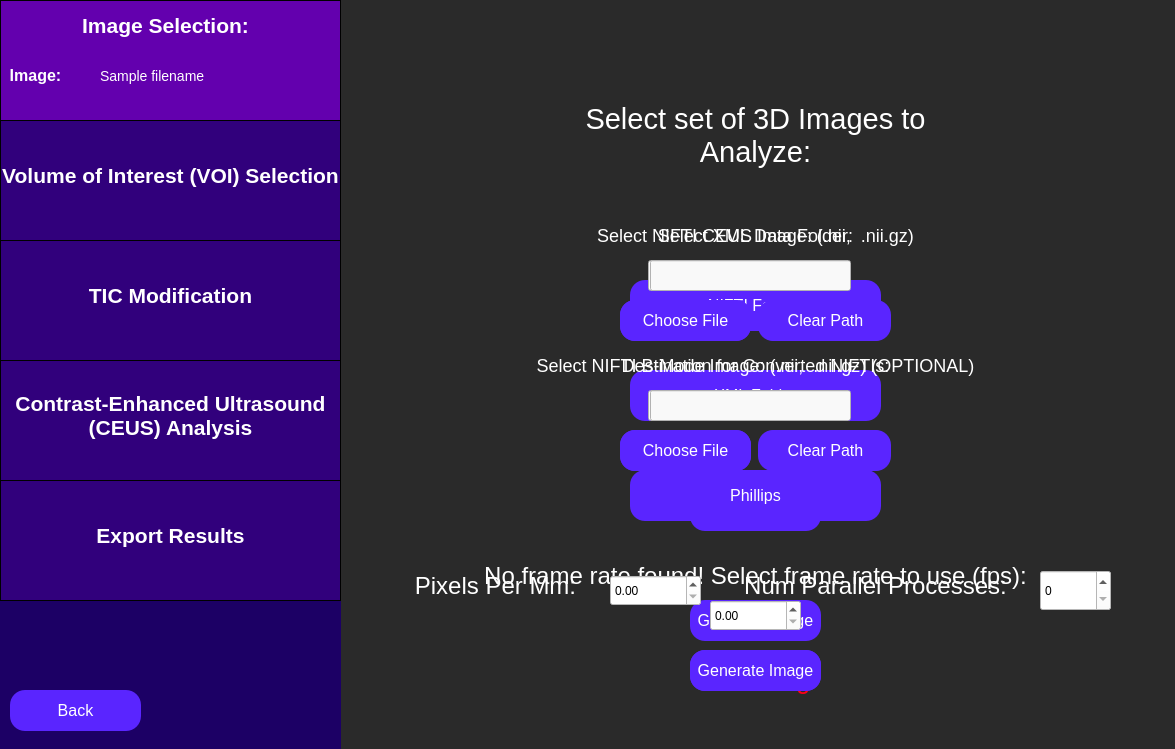
<?xml version="1.0" encoding="UTF-8"?>
<ui version="4.0">
 <class>selectImage</class>
 <widget class="QWidget" name="selectImage">
  <property name="geometry">
   <rect>
    <x>0</x>
    <y>0</y>
    <width>1175</width>
    <height>749</height>
   </rect>
  </property>
  <property name="windowTitle">
   <string>Select Ultrasound Image</string>
  </property>
  <property name="styleSheet">
   <string notr="true">QWidget {
	background: rgb(42, 42, 42);
}</string>
  </property>
  <widget class="QLabel" name="selectDataLabel">
   <property name="geometry">
    <rect>
     <x>540</x>
     <y>70</y>
     <width>431</width>
     <height>131</height>
    </rect>
   </property>
   <property name="styleSheet">
    <string notr="true">QLabel {
	font-size: 29px;
	color: rgb(255, 255, 255);
	background-color: rgba(255, 255, 255, 0);
}</string>
   </property>
   <property name="text">
    <string>Select set of 3D Images to Analyze:</string>
   </property>
   <property name="textFormat">
    <enum>Qt::AutoText</enum>
   </property>
   <property name="scaledContents">
    <bool>false</bool>
   </property>
   <property name="alignment">
    <set>Qt::AlignCenter</set>
   </property>
   <property name="wordWrap">
    <bool>true</bool>
   </property>
  </widget>
  <widget class="QPushButton" name="chooseNiftiImageFileButton">
   <property name="geometry">
    <rect>
     <x>620</x>
     <y>300</y>
     <width>131</width>
     <height>41</height>
    </rect>
   </property>
   <property name="styleSheet">
    <string notr="true">QPushButton {
	color: white;
	font-size: 16px;
	background: rgb(90, 37, 255);
	border-radius: 15px;
}</string>
   </property>
   <property name="text">
    <string>Choose File</string>
   </property>
  </widget>
  <widget class="QLineEdit" name="niftiImagePathInput">
   <property name="geometry">
    <rect>
     <x>650</x>
     <y>260</y>
     <width>201</width>
     <height>31</height>
    </rect>
   </property>
   <property name="styleSheet">
    <string notr="true">QLineEdit {
	background-color: rgb(249, 249, 249);
	color: black;
}</string>
   </property>
  </widget>
  <widget class="QPushButton" name="clearNiftiImageFileButton">
   <property name="geometry">
    <rect>
     <x>760</x>
     <y>300</y>
     <width>131</width>
     <height>41</height>
    </rect>
   </property>
   <property name="styleSheet">
    <string notr="true">QPushButton {
	color: white;
	font-size: 16px;
	background: rgb(90, 37, 255);
	border-radius: 15px;
}</string>
   </property>
   <property name="text">
    <string>Clear Path</string>
   </property>
  </widget>
  <widget class="QPushButton" name="generateImageButton">
   <property name="geometry">
    <rect>
     <x>690</x>
     <y>600</y>
     <width>131</width>
     <height>41</height>
    </rect>
   </property>
   <property name="styleSheet">
    <string notr="true">QPushButton {
	color: white;
	font-size: 16px;
	background: rgb(90, 37, 255);
	border-radius: 15px;
}</string>
   </property>
   <property name="text">
    <string>Generate Image</string>
   </property>
  </widget>
  <widget class="QLabel" name="selectImageErrorMsg">
   <property name="geometry">
    <rect>
     <x>700</x>
     <y>660</y>
     <width>111</width>
     <height>41</height>
    </rect>
   </property>
   <property name="styleSheet">
    <string notr="true">QLabel {
	color: rgb(255, 0, 23);
	font-size: 25px;
	background-color: rgba(255, 255, 255, 0);
}</string>
   </property>
   <property name="text">
    <string>Error Msg</string>
   </property>
   <property name="alignment">
    <set>Qt::AlignCenter</set>
   </property>
  </widget>
  <widget class="QPushButton" name="selectNiftiImageOptionButton">
   <property name="geometry">
    <rect>
     <x>630</x>
     <y>280</y>
     <width>251</width>
     <height>51</height>
    </rect>
   </property>
   <property name="toolTip">
    <string>&lt;html&gt;&lt;head/&gt;&lt;body&gt;&lt;p&gt;&lt;br/&gt;&lt;/p&gt;&lt;/body&gt;&lt;/html&gt;</string>
   </property>
   <property name="styleSheet">
    <string notr="true">QPushButton {
	color: white;
	font-size: 16px;
	background: rgb(90, 37, 255);
	border-radius: 15px;
}</string>
   </property>
   <property name="text">
    <string>NIFTI Format</string>
   </property>
  </widget>
  <widget class="QPushButton" name="selectXmlFolderImageOptionButton">
   <property name="geometry">
    <rect>
     <x>630</x>
     <y>370</y>
     <width>251</width>
     <height>51</height>
    </rect>
   </property>
   <property name="toolTip">
    <string>&lt;html&gt;&lt;head/&gt;&lt;body&gt;&lt;p&gt;&lt;br/&gt;&lt;/p&gt;&lt;/body&gt;&lt;/html&gt;</string>
   </property>
   <property name="styleSheet">
    <string notr="true">QPushButton {
	color: white;
	font-size: 16px;
	background: rgb(90, 37, 255);
	border-radius: 15px;
}</string>
   </property>
   <property name="text">
    <string>XML Folder</string>
   </property>
  </widget>
  <widget class="QLineEdit" name="xmlImagePathInput">
   <property name="geometry">
    <rect>
     <x>648</x>
     <y>260</y>
     <width>201</width>
     <height>31</height>
    </rect>
   </property>
   <property name="styleSheet">
    <string notr="true">QLineEdit {
	background-color: rgb(249, 249, 249);
	color: black;
}</string>
   </property>
  </widget>
  <widget class="QPushButton" name="clearXmlImageFolderButton">
   <property name="geometry">
    <rect>
     <x>758</x>
     <y>300</y>
     <width>131</width>
     <height>41</height>
    </rect>
   </property>
   <property name="styleSheet">
    <string notr="true">QPushButton {
	color: white;
	font-size: 16px;
	background: rgb(90, 37, 255);
	border-radius: 15px;
}</string>
   </property>
   <property name="text">
    <string>Clear Path</string>
   </property>
  </widget>
  <widget class="QPushButton" name="chooseXmlImageFolderButton">
   <property name="geometry">
    <rect>
     <x>620</x>
     <y>300</y>
     <width>131</width>
     <height>41</height>
    </rect>
   </property>
   <property name="styleSheet">
    <string notr="true">QPushButton {
	color: white;
	font-size: 16px;
	background: rgb(90, 37, 255);
	border-radius: 15px;
}</string>
   </property>
   <property name="text">
    <string>Choose Folder</string>
   </property>
  </widget>
  <widget class="QLineEdit" name="niftiImageDestinationPath">
   <property name="geometry">
    <rect>
     <x>648</x>
     <y>390</y>
     <width>201</width>
     <height>31</height>
    </rect>
   </property>
   <property name="styleSheet">
    <string notr="true">QLineEdit {
	background-color: rgb(249, 249, 249);
	color: black;
}</string>
   </property>
  </widget>
  <widget class="QPushButton" name="clearNiftiImageDestinationButton">
   <property name="geometry">
    <rect>
     <x>758</x>
     <y>430</y>
     <width>131</width>
     <height>41</height>
    </rect>
   </property>
   <property name="styleSheet">
    <string notr="true">QPushButton {
	color: white;
	font-size: 16px;
	background: rgb(90, 37, 255);
	border-radius: 15px;
}</string>
   </property>
   <property name="text">
    <string>Clear Path</string>
   </property>
  </widget>
  <widget class="QPushButton" name="niftiImageDestinationButton">
   <property name="geometry">
    <rect>
     <x>620</x>
     <y>430</y>
     <width>131</width>
     <height>41</height>
    </rect>
   </property>
   <property name="styleSheet">
    <string notr="true">QPushButton {
	color: white;
	font-size: 16px;
	background: rgb(90, 37, 255);
	border-radius: 15px;
}</string>
   </property>
   <property name="text">
    <string>Choose Folder</string>
   </property>
  </widget>
  <widget class="QLabel" name="selectNiftiImageLabel">
   <property name="geometry">
    <rect>
     <x>590</x>
     <y>210</y>
     <width>331</width>
     <height>51</height>
    </rect>
   </property>
   <property name="styleSheet">
    <string notr="true">QLabel {
	font-size: 18px;
	color: rgb(255, 255, 255);
	background-color: rgba(255, 255, 255, 0);
}</string>
   </property>
   <property name="text">
    <string>Select NIFTI CEUS Image: (.nii,  .nii.gz)</string>
   </property>
   <property name="alignment">
    <set>Qt::AlignCenter</set>
   </property>
   <property name="textInteractionFlags">
    <set>Qt::NoTextInteraction</set>
   </property>
  </widget>
  <widget class="QPushButton" name="imageBackButton">
   <property name="geometry">
    <rect>
     <x>690</x>
     <y>490</y>
     <width>131</width>
     <height>41</height>
    </rect>
   </property>
   <property name="styleSheet">
    <string notr="true">QPushButton {
	color: white;
	font-size: 16px;
	background: rgb(90, 37, 255);
	border-radius: 15px;
}</string>
   </property>
   <property name="text">
    <string>Back</string>
   </property>
  </widget>
  <widget class="QLabel" name="selectXmlFolderImageLabel">
   <property name="geometry">
    <rect>
     <x>620</x>
     <y>210</y>
     <width>271</width>
     <height>51</height>
    </rect>
   </property>
   <property name="styleSheet">
    <string notr="true">QLabel {
	font-size: 18px;
	color: rgb(255, 255, 255);
	background-color: rgba(255, 255, 255, 0);
}</string>
   </property>
   <property name="text">
    <string>Select XML Data Folder:</string>
   </property>
   <property name="alignment">
    <set>Qt::AlignCenter</set>
   </property>
   <property name="textInteractionFlags">
    <set>Qt::NoTextInteraction</set>
   </property>
  </widget>
  <widget class="QLabel" name="niftiDestinationImageLabel">
   <property name="geometry">
    <rect>
     <x>620</x>
     <y>340</y>
     <width>271</width>
     <height>51</height>
    </rect>
   </property>
   <property name="styleSheet">
    <string notr="true">QLabel {
	font-size: 18px;
	color: rgb(255, 255, 255);
	background-color: rgba(255, 255, 255, 0);
}</string>
   </property>
   <property name="text">
    <string>Destination for Converted NIFTIs:</string>
   </property>
   <property name="alignment">
    <set>Qt::AlignCenter</set>
   </property>
   <property name="textInteractionFlags">
    <set>Qt::NoTextInteraction</set>
   </property>
  </widget>
  <widget class="QWidget" name="sidebar" native="true">
   <property name="geometry">
    <rect>
     <x>0</x>
     <y>0</y>
     <width>341</width>
     <height>751</height>
    </rect>
   </property>
   <property name="toolTip">
    <string>&lt;html&gt;&lt;head/&gt;&lt;body&gt;&lt;p&gt;&lt;br/&gt;&lt;/p&gt;&lt;/body&gt;&lt;/html&gt;</string>
   </property>
   <property name="styleSheet">
    <string notr="true">QWidget {
	background-color: rgb(28, 0, 101);
}</string>
   </property>
   <widget class="QFrame" name="imageSelectionSidebar">
    <property name="geometry">
     <rect>
      <x>0</x>
      <y>0</y>
      <width>341</width>
      <height>121</height>
     </rect>
    </property>
    <property name="styleSheet">
     <string notr="true">QFrame {
	background-color: rgb(99, 0, 174);
	border: 1px solid black;
}</string>
    </property>
    <property name="frameShape">
     <enum>QFrame::StyledPanel</enum>
    </property>
    <property name="frameShadow">
     <enum>QFrame::Raised</enum>
    </property>
    <widget class="QLabel" name="imageSelectionLabelSidebar">
     <property name="geometry">
      <rect>
       <x>70</x>
       <y>0</y>
       <width>191</width>
       <height>51</height>
      </rect>
     </property>
     <property name="styleSheet">
      <string notr="true">QLabel {
	font-size: 21px;
	color: rgb(255, 255, 255);
	background-color: rgba(255, 255, 255, 0);
	border: 0px;
	font-weight: bold;
}</string>
     </property>
     <property name="text">
      <string>Image Selection:</string>
     </property>
     <property name="alignment">
      <set>Qt::AlignCenter</set>
     </property>
    </widget>
    <widget class="QLabel" name="imageLabel">
     <property name="geometry">
      <rect>
       <x>-60</x>
       <y>50</y>
       <width>191</width>
       <height>51</height>
      </rect>
     </property>
     <property name="styleSheet">
      <string notr="true">QLabel {
	font-size: 16px;
	color: rgb(255, 255, 255);
	background-color: rgba(255, 255, 255, 0);
	border: 0px;
	font-weight: bold;
}</string>
     </property>
     <property name="text">
      <string>Image:</string>
     </property>
     <property name="alignment">
      <set>Qt::AlignCenter</set>
     </property>
    </widget>
    <widget class="QLabel" name="imageFilenameDisplay">
     <property name="geometry">
      <rect>
       <x>100</x>
       <y>50</y>
       <width>241</width>
       <height>51</height>
      </rect>
     </property>
     <property name="styleSheet">
      <string notr="true">QLabel {
	font-size: 14px;
	color: rgb(255, 255, 255);
	background-color: rgba(255, 255, 255, 0);
	border: 0px;
}</string>
     </property>
     <property name="text">
      <string>Sample filename </string>
     </property>
     <property name="alignment">
      <set>Qt::AlignLeading|Qt::AlignLeft|Qt::AlignVCenter</set>
     </property>
    </widget>
   </widget>
   <widget class="QFrame" name="roiSidebar">
    <property name="geometry">
     <rect>
      <x>0</x>
      <y>120</y>
      <width>341</width>
      <height>121</height>
     </rect>
    </property>
    <property name="styleSheet">
     <string notr="true">QFrame {
	background-color: rgb(49, 0, 124);
	border: 1px solid black;
}</string>
    </property>
    <property name="frameShape">
     <enum>QFrame::StyledPanel</enum>
    </property>
    <property name="frameShadow">
     <enum>QFrame::Raised</enum>
    </property>
    <widget class="QLabel" name="roiSidebarLabel">
     <property name="geometry">
      <rect>
       <x>0</x>
       <y>30</y>
       <width>341</width>
       <height>51</height>
      </rect>
     </property>
     <property name="styleSheet">
      <string notr="true">QLabel {
	font-size: 21px;
	color: rgb(255, 255, 255);
	background-color: rgba(255, 255, 255, 0);
	border: 0px;
	font-weight: bold;
}</string>
     </property>
     <property name="text">
      <string>Volume of Interest (VOI) Selection</string>
     </property>
     <property name="alignment">
      <set>Qt::AlignCenter</set>
     </property>
    </widget>
   </widget>
   <widget class="QFrame" name="rfAnalysisSidebar">
    <property name="geometry">
     <rect>
      <x>0</x>
      <y>480</y>
      <width>341</width>
      <height>121</height>
     </rect>
    </property>
    <property name="styleSheet">
     <string notr="true">QFrame {
	background-color:  rgb(49, 0, 124);
	border: 1px solid black;
}</string>
    </property>
    <property name="frameShape">
     <enum>QFrame::StyledPanel</enum>
    </property>
    <property name="frameShadow">
     <enum>QFrame::Raised</enum>
    </property>
    <widget class="QLabel" name="rfAnalysisLabel">
     <property name="geometry">
      <rect>
       <x>0</x>
       <y>30</y>
       <width>341</width>
       <height>51</height>
      </rect>
     </property>
     <property name="styleSheet">
      <string notr="true">QLabel {
	font-size: 21px;
	color: rgb(255, 255, 255);
	background-color: rgba(255, 255, 255, 0);
	border: 0px;
	font-weight: bold;
}</string>
     </property>
     <property name="text">
      <string>Export Results</string>
     </property>
     <property name="alignment">
      <set>Qt::AlignCenter</set>
     </property>
    </widget>
   </widget>
   <widget class="QFrame" name="ticAnalysisSidebar">
    <property name="geometry">
     <rect>
      <x>0</x>
      <y>360</y>
      <width>341</width>
      <height>121</height>
     </rect>
    </property>
    <property name="styleSheet">
     <string notr="true">QFrame {
	background-color:  rgb(49, 0, 124);
	border: 1px solid black;
}</string>
    </property>
    <property name="frameShape">
     <enum>QFrame::StyledPanel</enum>
    </property>
    <property name="frameShadow">
     <enum>QFrame::Raised</enum>
    </property>
    <widget class="QLabel" name="ticAnalysisLabel">
     <property name="geometry">
      <rect>
       <x>0</x>
       <y>30</y>
       <width>341</width>
       <height>51</height>
      </rect>
     </property>
     <property name="styleSheet">
      <string notr="true">QLabel {
	font-size: 21px;
	color: rgb(255, 255, 255);
	background-color: rgba(255, 255, 255, 0);
	border: 0px;
	font-weight: bold;
}</string>
     </property>
     <property name="text">
      <string>Contrast-Enhanced Ultrasound
(CEUS) Analysis</string>
     </property>
     <property name="alignment">
      <set>Qt::AlignCenter</set>
     </property>
    </widget>
   </widget>
  </widget>
  <widget class="QFrame" name="analysisParamsSidebar">
   <property name="geometry">
    <rect>
     <x>0</x>
     <y>240</y>
     <width>341</width>
     <height>121</height>
    </rect>
   </property>
   <property name="styleSheet">
    <string notr="true">QFrame {
	background-color: rgb(49, 0, 124);
	border: 1px solid black;
}</string>
   </property>
   <property name="frameShape">
    <enum>QFrame::StyledPanel</enum>
   </property>
   <property name="frameShadow">
    <enum>QFrame::Raised</enum>
   </property>
   <widget class="QLabel" name="analysisParamsLabel">
    <property name="geometry">
     <rect>
      <x>0</x>
      <y>30</y>
      <width>341</width>
      <height>51</height>
     </rect>
    </property>
    <property name="styleSheet">
     <string notr="true">QLabel {
	font-size: 21px;
	color: rgb(255, 255, 255);
	background-color: rgba(255, 255, 255, 0);
	border: 0px;
	font-weight:bold;
}</string>
    </property>
    <property name="text">
     <string>TIC Modification</string>
    </property>
    <property name="alignment">
     <set>Qt::AlignCenter</set>
    </property>
   </widget>
  </widget>
  <widget class="QPushButton" name="backButton">
   <property name="geometry">
    <rect>
     <x>10</x>
     <y>690</y>
     <width>131</width>
     <height>41</height>
    </rect>
   </property>
   <property name="styleSheet">
    <string notr="true">QPushButton {
	color: white;
	font-size: 16px;
	background: rgb(90, 37, 255);
	border-radius: 15px;
}</string>
   </property>
   <property name="text">
    <string>Back</string>
   </property>
  </widget>
  <widget class="QLabel" name="frameRateLabel">
   <property name="geometry">
    <rect>
     <x>450</x>
     <y>550</y>
     <width>611</width>
     <height>51</height>
    </rect>
   </property>
   <property name="font">
    <font>
     <pointsize>-1</pointsize>
    </font>
   </property>
   <property name="styleSheet">
    <string notr="true">QLabel {
	font-size: 24px;
	color: rgb(255, 255, 255);
	background-color: rgba(255, 255, 255, 0);
}</string>
   </property>
   <property name="text">
    <string>No frame rate found! Select frame rate to use (fps):</string>
   </property>
   <property name="alignment">
    <set>Qt::AlignCenter</set>
   </property>
   <property name="textInteractionFlags">
    <set>Qt::NoTextInteraction</set>
   </property>
  </widget>
  <widget class="QPushButton" name="confirmFrameRateButton">
   <property name="geometry">
    <rect>
     <x>690</x>
     <y>650</y>
     <width>131</width>
     <height>41</height>
    </rect>
   </property>
   <property name="styleSheet">
    <string notr="true">QPushButton {
	color: white;
	font-size: 16px;
	background: rgb(90, 37, 255);
	border-radius: 15px;
}</string>
   </property>
   <property name="text">
    <string>Confirm</string>
   </property>
  </widget>
  <widget class="QDoubleSpinBox" name="frameRateValue">
   <property name="geometry">
    <rect>
     <x>710</x>
     <y>600</y>
     <width>91</width>
     <height>31</height>
    </rect>
   </property>
   <property name="styleSheet">
    <string notr="true">QDoubleSpinBox {
	background: white;
	color: black;
}</string>
   </property>
  </widget>
  <widget class="QPushButton" name="philipsOptionButton">
   <property name="geometry">
    <rect>
     <x>630</x>
     <y>470</y>
     <width>251</width>
     <height>51</height>
    </rect>
   </property>
   <property name="toolTip">
    <string>&lt;html&gt;&lt;head/&gt;&lt;body&gt;&lt;p&gt;&lt;br/&gt;&lt;/p&gt;&lt;/body&gt;&lt;/html&gt;</string>
   </property>
   <property name="styleSheet">
    <string notr="true">QPushButton {
	color: white;
	font-size: 16px;
	background: rgb(90, 37, 255);
	border-radius: 15px;
}</string>
   </property>
   <property name="text">
    <string>Phillips</string>
   </property>
  </widget>
  <widget class="QLabel" name="selectNiftiBmodeLabel">
   <property name="geometry">
    <rect>
     <x>530</x>
     <y>340</y>
     <width>451</width>
     <height>51</height>
    </rect>
   </property>
   <property name="styleSheet">
    <string notr="true">QLabel {
	font-size: 18px;
	color: rgb(255, 255, 255);
	background-color: rgba(255, 255, 255, 0);
}</string>
   </property>
   <property name="text">
    <string>Select NIFTI B-Mode Image: (.nii,  .nii.gz) (OPTIONAL)</string>
   </property>
   <property name="alignment">
    <set>Qt::AlignCenter</set>
   </property>
   <property name="textInteractionFlags">
    <set>Qt::NoTextInteraction</set>
   </property>
  </widget>
  <widget class="QLineEdit" name="niftiBmodePathInput">
   <property name="geometry">
    <rect>
     <x>650</x>
     <y>390</y>
     <width>201</width>
     <height>31</height>
    </rect>
   </property>
   <property name="styleSheet">
    <string notr="true">QLineEdit {
	background-color: rgb(249, 249, 249);
	color: black;
}</string>
   </property>
  </widget>
  <widget class="QPushButton" name="chooseNiftiBmodeFileButton">
   <property name="geometry">
    <rect>
     <x>620</x>
     <y>430</y>
     <width>131</width>
     <height>41</height>
    </rect>
   </property>
   <property name="styleSheet">
    <string notr="true">QPushButton {
	color: white;
	font-size: 16px;
	background: rgb(90, 37, 255);
	border-radius: 15px;
}</string>
   </property>
   <property name="text">
    <string>Choose File</string>
   </property>
  </widget>
  <widget class="QPushButton" name="clearNiftiBmodeFileButton">
   <property name="geometry">
    <rect>
     <x>760</x>
     <y>430</y>
     <width>131</width>
     <height>41</height>
    </rect>
   </property>
   <property name="styleSheet">
    <string notr="true">QPushButton {
	color: white;
	font-size: 16px;
	background: rgb(90, 37, 255);
	border-radius: 15px;
}</string>
   </property>
   <property name="text">
    <string>Clear Path</string>
   </property>
  </widget>
  <widget class="QSpinBox" name="nProcSpinBox">
   <property name="geometry">
    <rect>
     <x>1040</x>
     <y>570</y>
     <width>71</width>
     <height>41</height>
    </rect>
   </property>
   <property name="styleSheet">
    <string notr="true">QSpinBox {
	background: white;
	color: black;
}</string>
   </property>
  </widget>
  <widget class="QDoubleSpinBox" name="pixPerMmSpinBox">
   <property name="geometry">
    <rect>
     <x>610</x>
     <y>575</y>
     <width>91</width>
     <height>31</height>
    </rect>
   </property>
   <property name="styleSheet">
    <string notr="true">QDoubleSpinBox {
	background: white;
	color: black;
}</string>
   </property>
  </widget>
  <widget class="QLabel" name="pixPerMmLabel">
   <property name="geometry">
    <rect>
     <x>390</x>
     <y>570</y>
     <width>211</width>
     <height>31</height>
    </rect>
   </property>
   <property name="font">
    <font>
     <pointsize>-1</pointsize>
    </font>
   </property>
   <property name="styleSheet">
    <string notr="true">QLabel {
	font-size: 24px;
	color: rgb(255, 255, 255);
	background-color: rgba(255, 255, 255, 0);
}</string>
   </property>
   <property name="text">
    <string>Pixels Per Mm:</string>
   </property>
   <property name="alignment">
    <set>Qt::AlignCenter</set>
   </property>
   <property name="textInteractionFlags">
    <set>Qt::NoTextInteraction</set>
   </property>
  </widget>
  <widget class="QLabel" name="nProcLabel">
   <property name="geometry">
    <rect>
     <x>730</x>
     <y>570</y>
     <width>291</width>
     <height>31</height>
    </rect>
   </property>
   <property name="font">
    <font>
     <pointsize>-1</pointsize>
    </font>
   </property>
   <property name="styleSheet">
    <string notr="true">QLabel {
	font-size: 24px;
	color: rgb(255, 255, 255);
	background-color: rgba(255, 255, 255, 0);
}</string>
   </property>
   <property name="text">
    <string>Num Parallel Processes:</string>
   </property>
   <property name="alignment">
    <set>Qt::AlignCenter</set>
   </property>
   <property name="textInteractionFlags">
    <set>Qt::NoTextInteraction</set>
   </property>
  </widget>
  <widget class="QPushButton" name="philipsGenerateImageButton">
   <property name="geometry">
    <rect>
     <x>690</x>
     <y>650</y>
     <width>131</width>
     <height>41</height>
    </rect>
   </property>
   <property name="styleSheet">
    <string notr="true">QPushButton {
	color: white;
	font-size: 16px;
	background: rgb(90, 37, 255);
	border-radius: 15px;
}</string>
   </property>
   <property name="text">
    <string>Generate Image</string>
   </property>
  </widget>
  <zorder>selectDataLabel</zorder>
  <zorder>generateImageButton</zorder>
  <zorder>selectImageErrorMsg</zorder>
  <zorder>selectNiftiImageOptionButton</zorder>
  <zorder>selectXmlFolderImageOptionButton</zorder>
  <zorder>xmlImagePathInput</zorder>
  <zorder>clearXmlImageFolderButton</zorder>
  <zorder>chooseXmlImageFolderButton</zorder>
  <zorder>niftiImageDestinationPath</zorder>
  <zorder>clearNiftiImageDestinationButton</zorder>
  <zorder>niftiImageDestinationButton</zorder>
  <zorder>imageBackButton</zorder>
  <zorder>selectXmlFolderImageLabel</zorder>
  <zorder>niftiDestinationImageLabel</zorder>
  <zorder>sidebar</zorder>
  <zorder>analysisParamsSidebar</zorder>
  <zorder>backButton</zorder>
  <zorder>frameRateLabel</zorder>
  <zorder>confirmFrameRateButton</zorder>
  <zorder>frameRateValue</zorder>
  <zorder>philipsOptionButton</zorder>
  <zorder>selectNiftiImageLabel</zorder>
  <zorder>niftiImagePathInput</zorder>
  <zorder>clearNiftiImageFileButton</zorder>
  <zorder>chooseNiftiImageFileButton</zorder>
  <zorder>selectNiftiBmodeLabel</zorder>
  <zorder>niftiBmodePathInput</zorder>
  <zorder>chooseNiftiBmodeFileButton</zorder>
  <zorder>clearNiftiBmodeFileButton</zorder>
  <zorder>nProcSpinBox</zorder>
  <zorder>pixPerMmSpinBox</zorder>
  <zorder>pixPerMmLabel</zorder>
  <zorder>nProcLabel</zorder>
  <zorder>philipsGenerateImageButton</zorder>
 </widget>
 <resources/>
 <connections/>
</ui>
